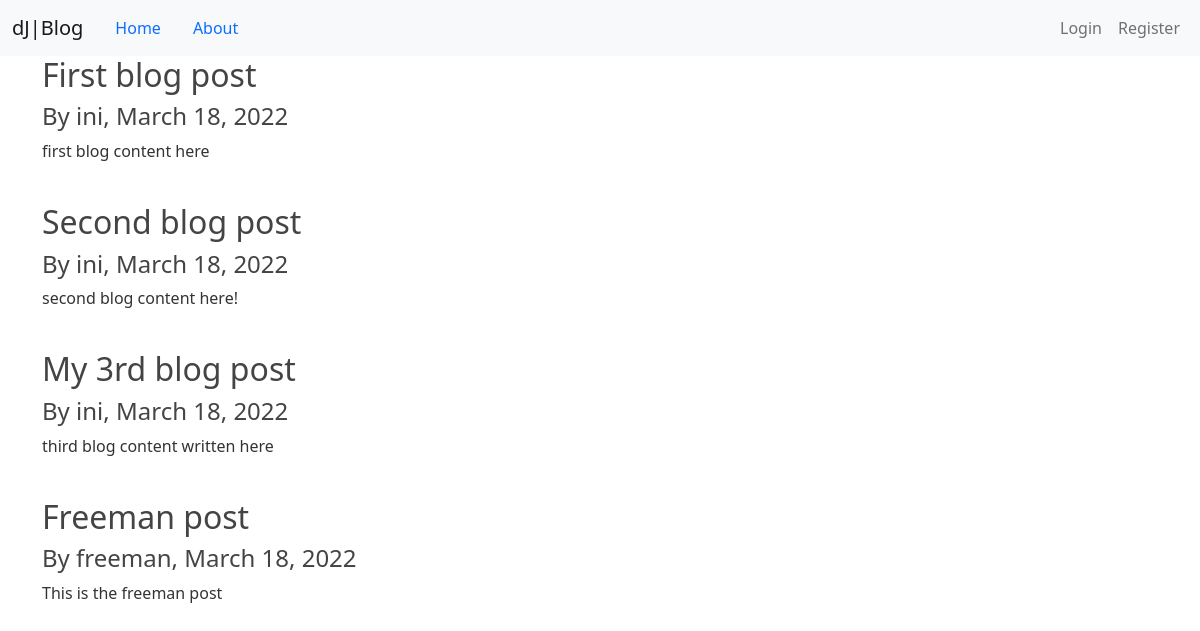
The page / on the database its author committed.
### blog/models.py (models this page shows, shortened)
class Post(models.Model):
    title = models.CharField( max_length=150)
    content = models.TextField()
    date_posted = models.DateTimeField(default=timezone.now)
    author = models.ForeignKey(User, on_delete=models.CASCADE)

### blog/views.py (the view)
# urls.py: path('', views.home, name="blog-home"),
def home(request):
    return render(
        request,
        'blog/home.html',
        {
            "posts": Post.objects.all()
        }
    )

### blog/templates/blog/home.html
{% extends 'blog/base.html' %}
{% block content %}
    {% for post in posts %}
        <h2>{{ post.title}}</h2>
        <h4>By {{ post.author }}, {{post.date_posted|date:"F d, Y"}}</h4>
        <p>{{ post.content }}</p>
        <br>
    {% endfor %}
{% endblock content %}

### blog/templates/blog/base.html (shortened to what this page needs)
{% load static %}
<!DOCTYPE html>
<html lang="en">
<head>
    <link href="https://cdn.jsdelivr.net/npm/bootstrap@5.1.3/dist/css/bootstrap.min.css" rel="stylesheet">
    <link rel="stylesheet" href="{% static 'blog/main.css' %}">
</head>
<body class="">
    <nav class="navbar navbar-expand-lg navbar-light bg-light">
        <div class="container-fluid">
          <a class="navbar-brand" href="{% url 'blog-home' %}">dJ|Blog</a>
          <a class="nav-link active" aria-current="page" href="{% url 'blog-home' %}">Home</a>
          <a class="nav-link" href="{% url 'about-page' %}">About</a>
          <div class="collapse navbar-collapse d-flex justify-content-end" id="navbarNavAltMarkup">
            <div class="navbar-nav ">
              {% if user.is_authenticated %}
              <a class="nav-link" href="{% url 'profile' %}">Profile</a>
                <a class="nav-link" href="{% url 'logout' %}">Logout</a>
              {% else %}
              <a class="nav-link" href="{% url 'login' %}">Login</a><div></div>
              <a class="nav-link" href="{% url 'register' %}">Register</a>
              {% endif %}
            </div>
          </div>
        </div>
      </nav>
    <main class="container">
        {% block content %}
        {% endblock  %}
    </main>
</body>
</html>

### blog/static/blog/main.css (style rules this page uses)
* { margin: 0; }
body { color: #333333; }
h1, h2,h3, h4, h5, h6 { color:#444444; }

### rows shown on the page
Post: title "First blog post", author "ini", date_posted "March 18, 2022", content "first blog content here"
Post: title "Second blog post", author "ini", date_posted "March 18, 2022", content "second blog content here!"
Post: title "My 3rd blog post", author "ini", date_posted "March 18, 2022", content "third blog content written here"
Post: title "Freeman post", author "freeman", date_posted "March 18, 2022", content "This is the freeman post"
